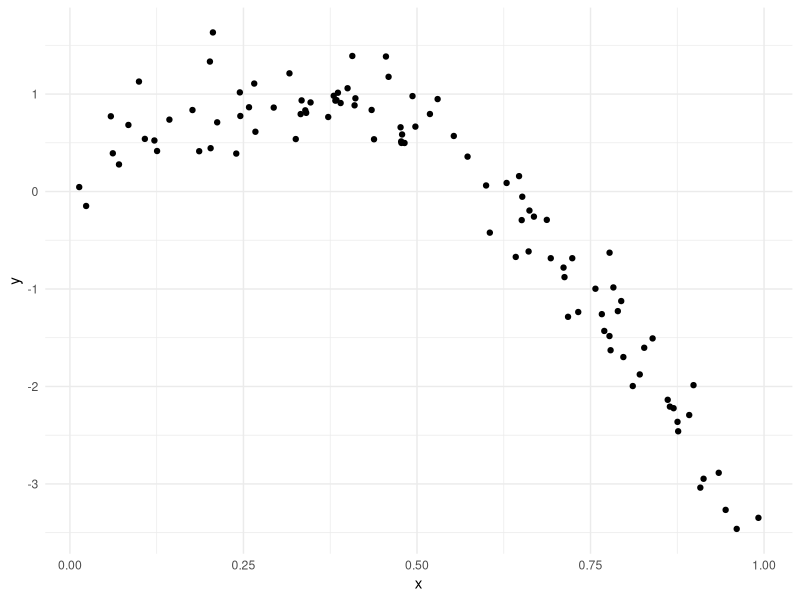
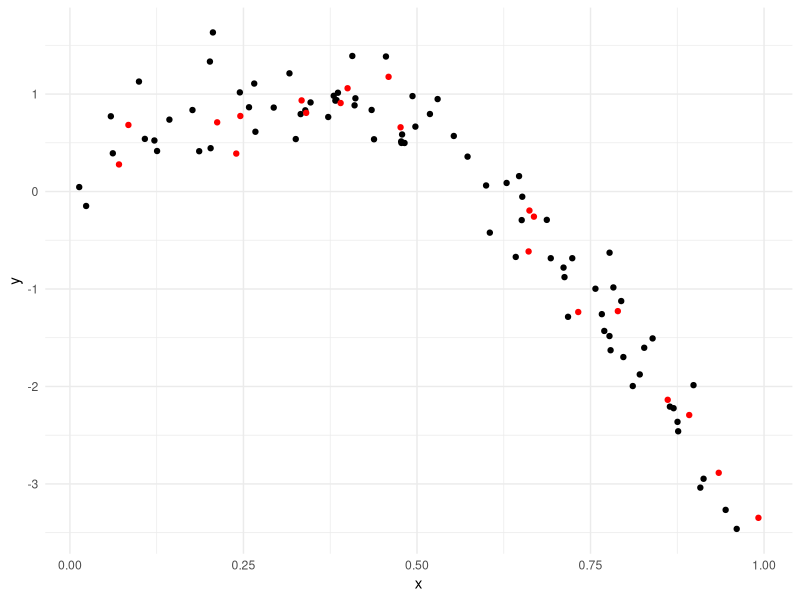
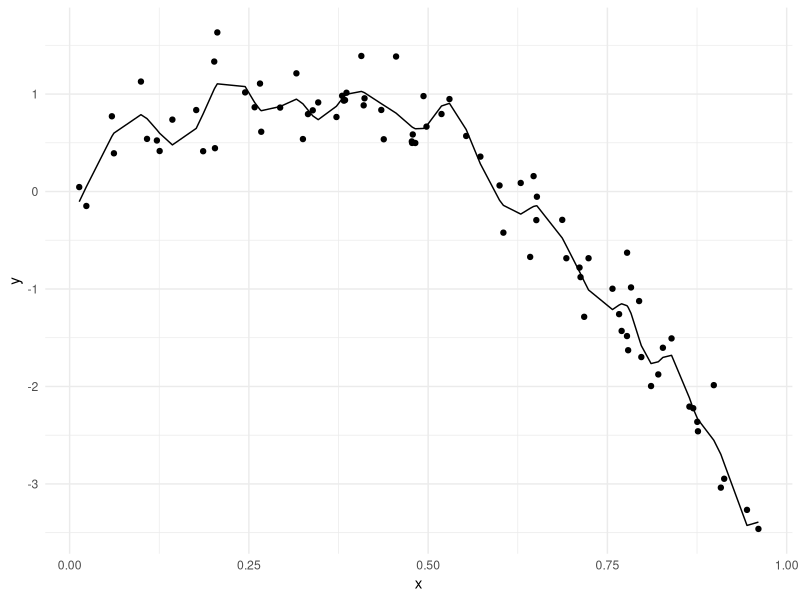
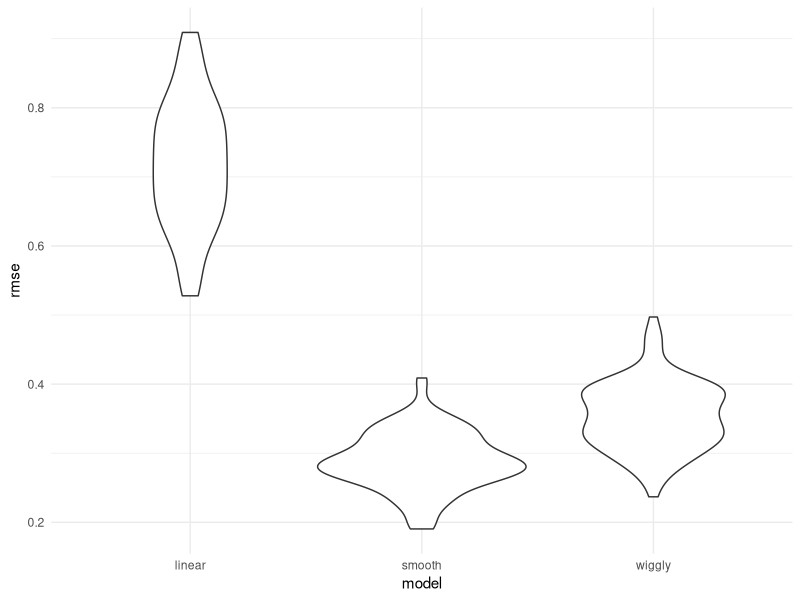

Recreate these plots in R, in order.
## ---- chunk 1
library(tidyverse)
library(modelr)
library(mgcv)

knitr::opts_chunk$set(
  fig.width = 6,
  fig.asp = .6, 
  out.width = "90%"
)

theme_set (theme_minimal() +theme(legend.position = "bottom"))

options(
  ggplot2.continuous.colour = "viridis", 
  ggplots.continuous.fill = "viridis"
)

scale_colour_discrete = scale_colour_viridis_d
scale_fill_disrete = scale_fill_viridis_d

set.seed(1)
## ---- chunk 2
# generate data under a non-linear model 
nonlin_df = 
  tibble(
    id = 1:100,
    x = runif(100, 0, 1),
    y = 1 - 10 * (x - .3) ^ 2 + rnorm(100, 0, .3)
  )

nonlin_df |> 
  ggplot(aes(x = x, y = y)) + 
  geom_point()
## ---- chunk 3
train_df = sample_n(nonlin_df, 80)
test_df = anti_join(nonlin_df, train_df, by = "id") #return what in the nonlin_df but not in the train_df

ggplot(train_df, aes(x = x, y = y)) + 
  geom_point() + 
  geom_point(data = test_df, color = "red")
## ---- chunk 4
# fit a linear model 
linear_mod = lm(y ~ x, data = train_df) # linear model does not work well in this case
smooth_mod = mgcv::gam(y ~ s(x), data = train_df) # smooth model works well
wiggly_mod = mgcv::gam(y ~ s(x, k = 30), sp = 10e-6, data = train_df) # k means 30 segmenets
## ---- chunk 5
# quick visualizaiton of the linear model 
train_df |>
  modelr::add_predictions(wiggly_mod) |>
  ggplot(aes(x = x, y = y)) +
  geom_point() +
  geom_line(aes(y = pred))
## ---- chunk 6
rmse(linear_mod, train_df)
rmse(linear_mod, test_df)
## ---- chunk 7
cv_df = 
  crossv_mc(nonlin_df, 100)
## ---- chunk 8
cv_df =
  cv_df |> 
  mutate(
    train = map(train, as_tibble),
    test = map(test, as_tibble))
## ---- chunk 9
lin_mod_func = function(df) {
  lm(y~x, data = df)
}

cv_results = 
  cv_df |>
  mutate(
    linear_fit = map(train, \(df) lm(y~x, data = df)), 
    smooth_fit = map(train, \(df) mgcv::gam(y~s(x), data = df)),
    wiggly_fit = map(train, \(df) mgcv::gam(y~s(x, k =30), sp = 10e-6, data = df))
  ) |>
  mutate(
    rmse_linear = map2_dbl(linear_fit, test, \(mod, df) rmse(mod, df)), 
    rmse_smooth = map2_dbl(smooth_fit, test, \(mod, df) rmse(mod, df)),
    rmse_wiggly = map2_dbl(wiggly_fit, test, \(mod, df) rmse(mod, df))
  ) #map2_dbl format to number
## ---- chunk 10
cv_results |>
  select(starts_with("rmse")) |>
  pivot_longer(
    everything(),
    names_to = "model_type", 
    values_to = "rmse",
    names_prefix = "rmse_") |> 
  group_by(model_type) |>
  summarize(n_rmse = n())
  
  
cv_results |>
  select(starts_with("rmse")) |>
  pivot_longer(
    everything(),
    names_to = "model_type", 
    values_to = "rmse",
    names_prefix = "rmse_") |>
    mutate(model = fct_inorder(model_type)) |> 
  ggplot(aes(x = model, y = rmse)) + geom_violin()
